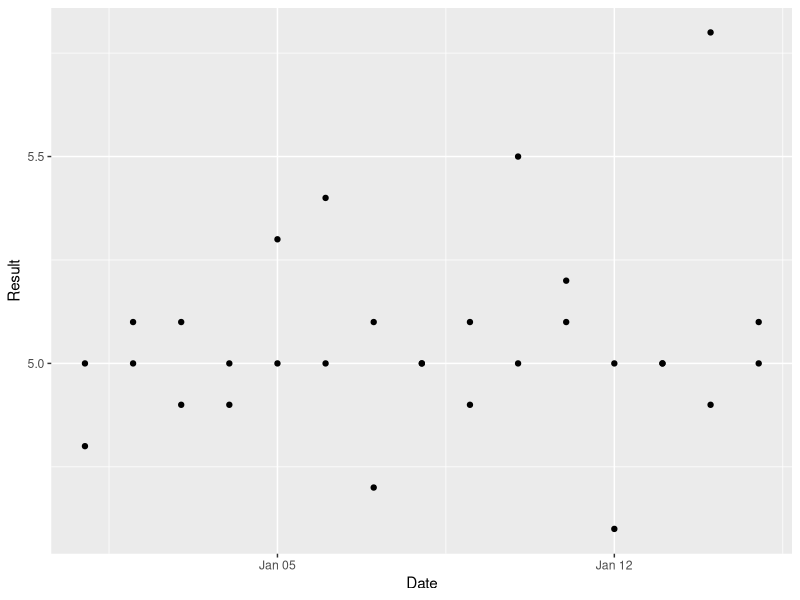
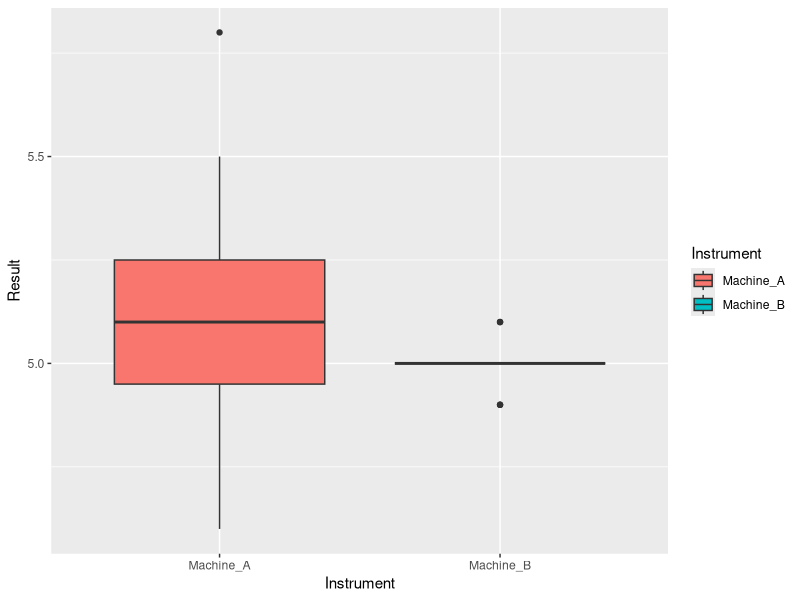
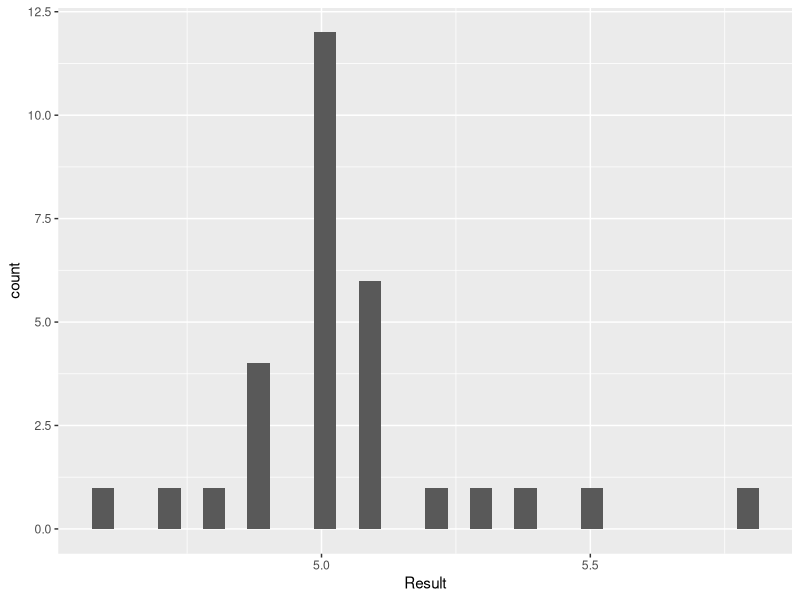
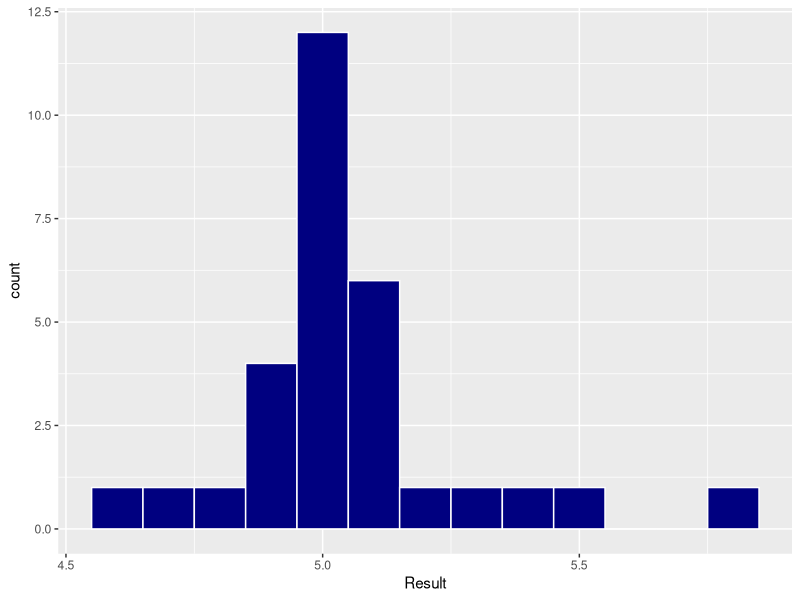
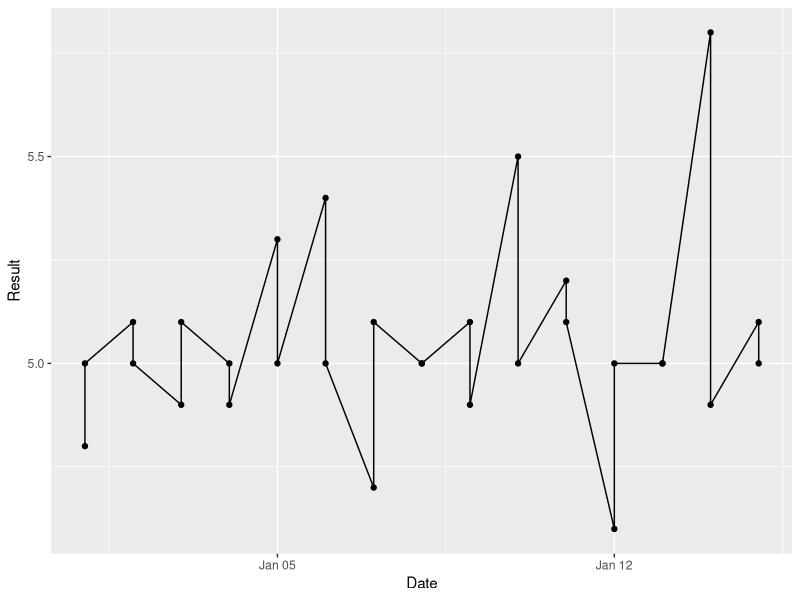
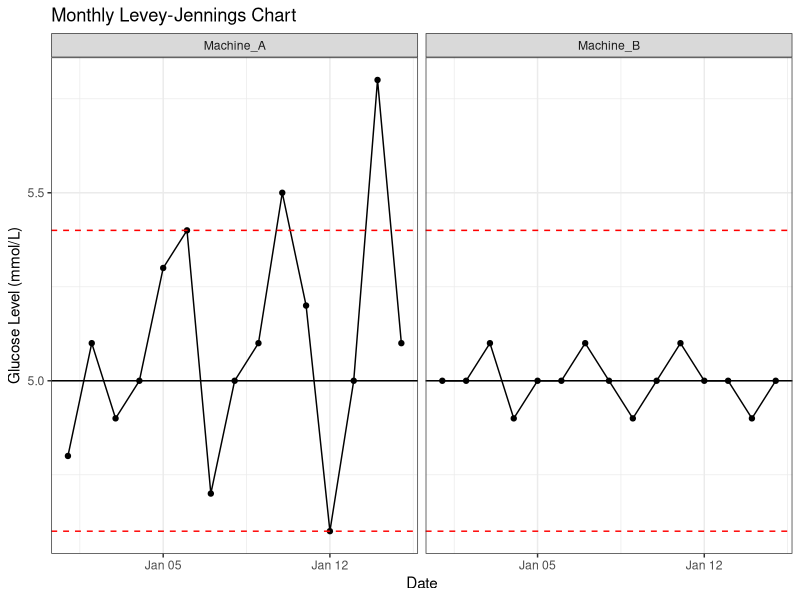
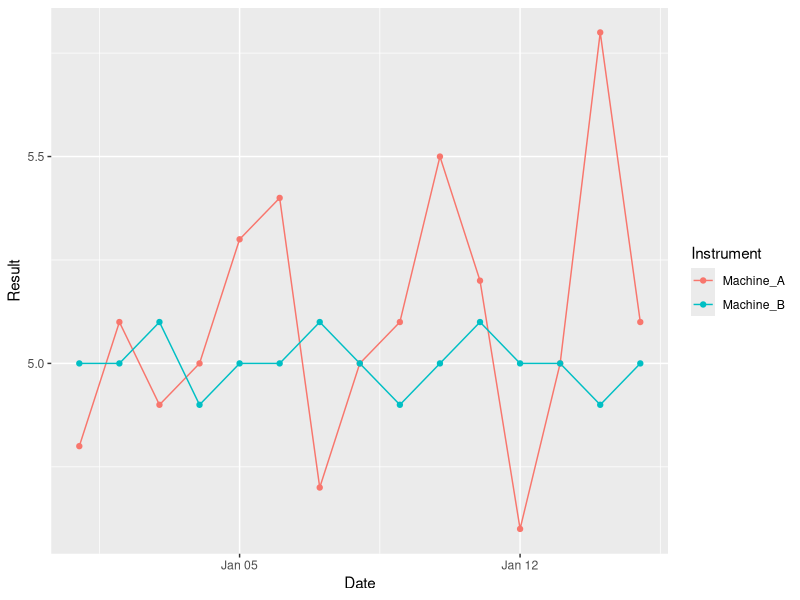
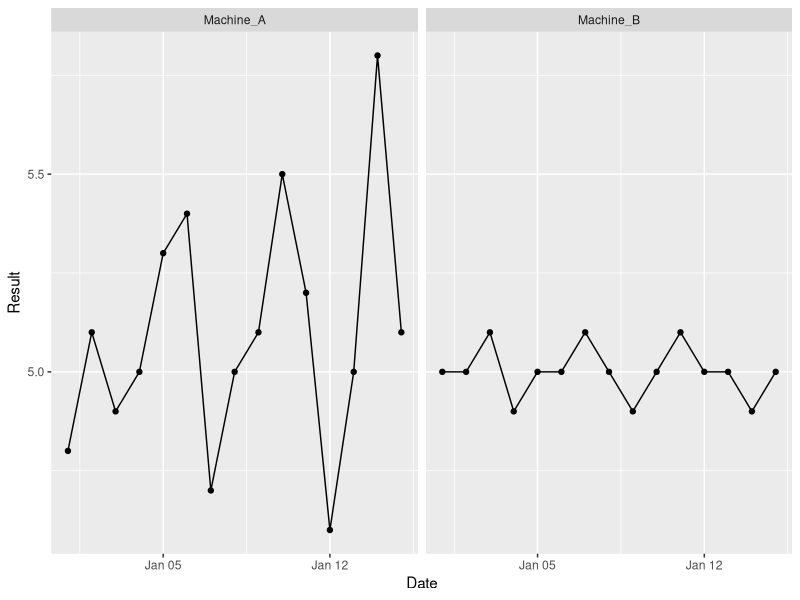

Write the R code that produced these figures, in order.
# Session 4: Visualizing Clinical Data (The Clinical Dashboard)
# Instructor: Dr. Gu Haogao
# Date: 2026-01-19

# ---------------------------------------------------------
# Setup: Load library & data
# ---------------------------------------------------------
# install.packages("ggplot2") # Run once if needed
library(ggplot2)

qc_data <- read.csv("../data/daily_qc_trend.csv")
qc_data$Date <- as.Date(qc_data$Date)

# ---------------------------------------------------------
# The ggplot2 template (Data + Aesthetics + Geometry)
# ---------------------------------------------------------
# Minimal template
basic_point <- ggplot(qc_data, aes(x = Date, y = Result)) +
  geom_point()

# ---------------------------------------------------------
# Geom 1: Histogram (distribution)
# ---------------------------------------------------------
hist_default <- ggplot(qc_data, aes(x = Result)) +
  geom_histogram()

hist_polished <- ggplot(qc_data, aes(x = Result)) +
  geom_histogram(binwidth = 0.1, fill = "navy", color = "white")

# ---------------------------------------------------------
# Geom 2: Boxplot (comparing groups)
# ---------------------------------------------------------
box_by_instrument <- ggplot(qc_data, aes(x = Instrument, y = Result, fill = Instrument)) +
  geom_boxplot()

# ---------------------------------------------------------
# Geom 3: Scatter (correlation)
# ---------------------------------------------------------
# Example placeholder columns (replace with real columns if available)
# ggplot(df, aes(x = Age, y = Viral_Load)) + geom_point()

# ---------------------------------------------------------
# Geom 4: Line plot (time series / Levey-Jennings)
# ---------------------------------------------------------
lj_basic <- ggplot(qc_data, aes(x = Date, y = Result)) +
  geom_line() +
  geom_point()

# ---------------------------------------------------------
# Layering thresholds (context lines)
# ---------------------------------------------------------
lj_with_limits <- lj_basic +
  geom_hline(yintercept = 5.0, color = "black") +
  geom_hline(yintercept = 5.4, color = "red", linetype = "dashed") +
  geom_hline(yintercept = 4.6, color = "red", linetype = "dashed")

# ---------------------------------------------------------
# Mapping color to data (legend auto-created)
# ---------------------------------------------------------
lj_colored <- ggplot(qc_data, aes(x = Date, y = Result, color = Instrument)) +
  geom_line() +
  geom_point()

# ---------------------------------------------------------
# Faceting (small multiples per instrument)
# ---------------------------------------------------------
lj_faceted <- ggplot(qc_data, aes(x = Date, y = Result)) +
  geom_line() +
  geom_point() +
  facet_wrap(~ Instrument)

# ---------------------------------------------------------
# Themes (publication-ready) & labels
# ---------------------------------------------------------
lj_clean <- lj_faceted +
  geom_hline(yintercept = 5.0, color = "black") +
  geom_hline(yintercept = 5.4, color = "red", linetype = "dashed") +
  geom_hline(yintercept = 4.6, color = "red", linetype = "dashed") +
  theme_bw() +
  labs(title = "Monthly Levey-Jennings Chart",
       x = "Date",
       y = "Glucose Level (mmol/L)")

# ---------------------------------------------------------
# Saving plots (export instead of screenshot)
# ---------------------------------------------------------
# ggsave("QC_Dashboard_Jan2026.png", lj_clean, width = 8, height = 5)
# ggsave("QC_Dashboard_Jan2026.pdf", lj_clean, width = 10, height = 6)
